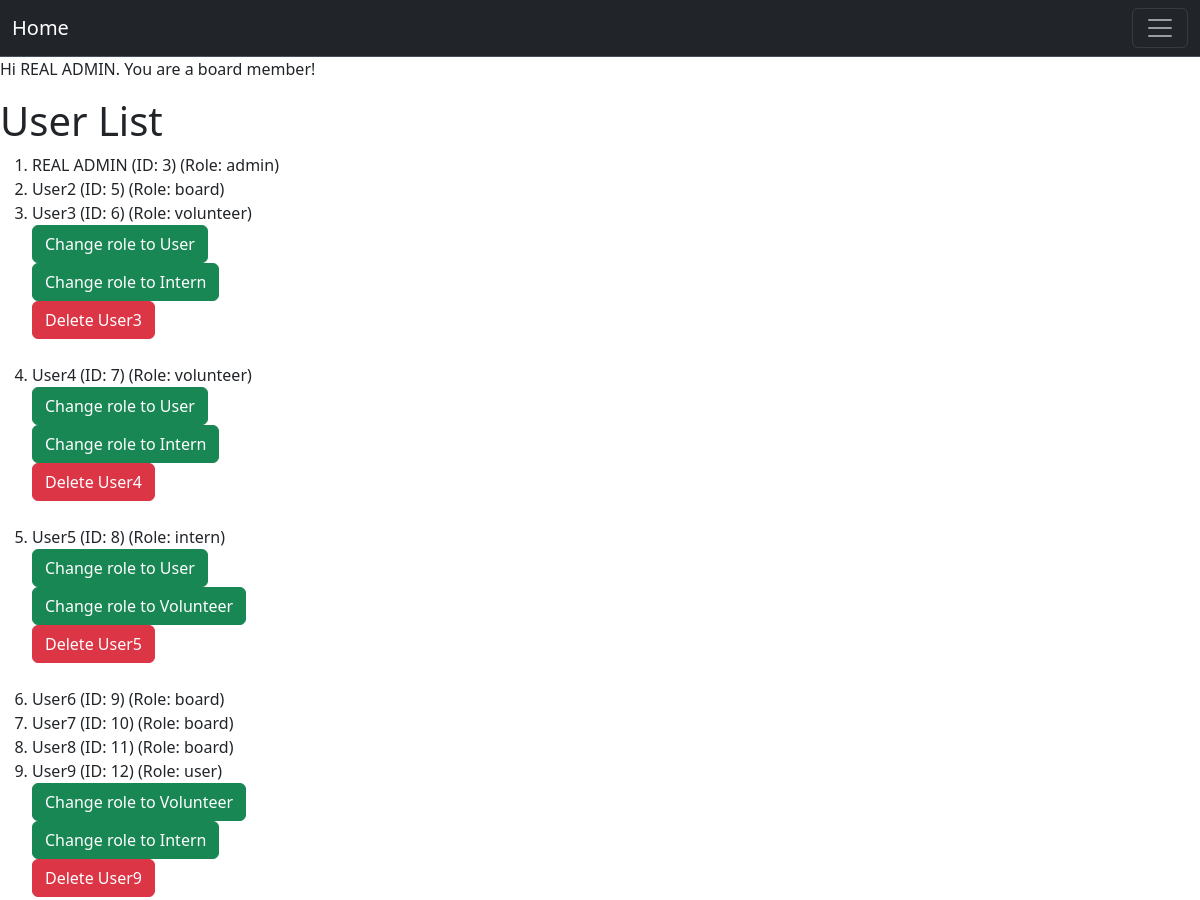
The app's page /board/dashboard (signed in, upper part), older data.
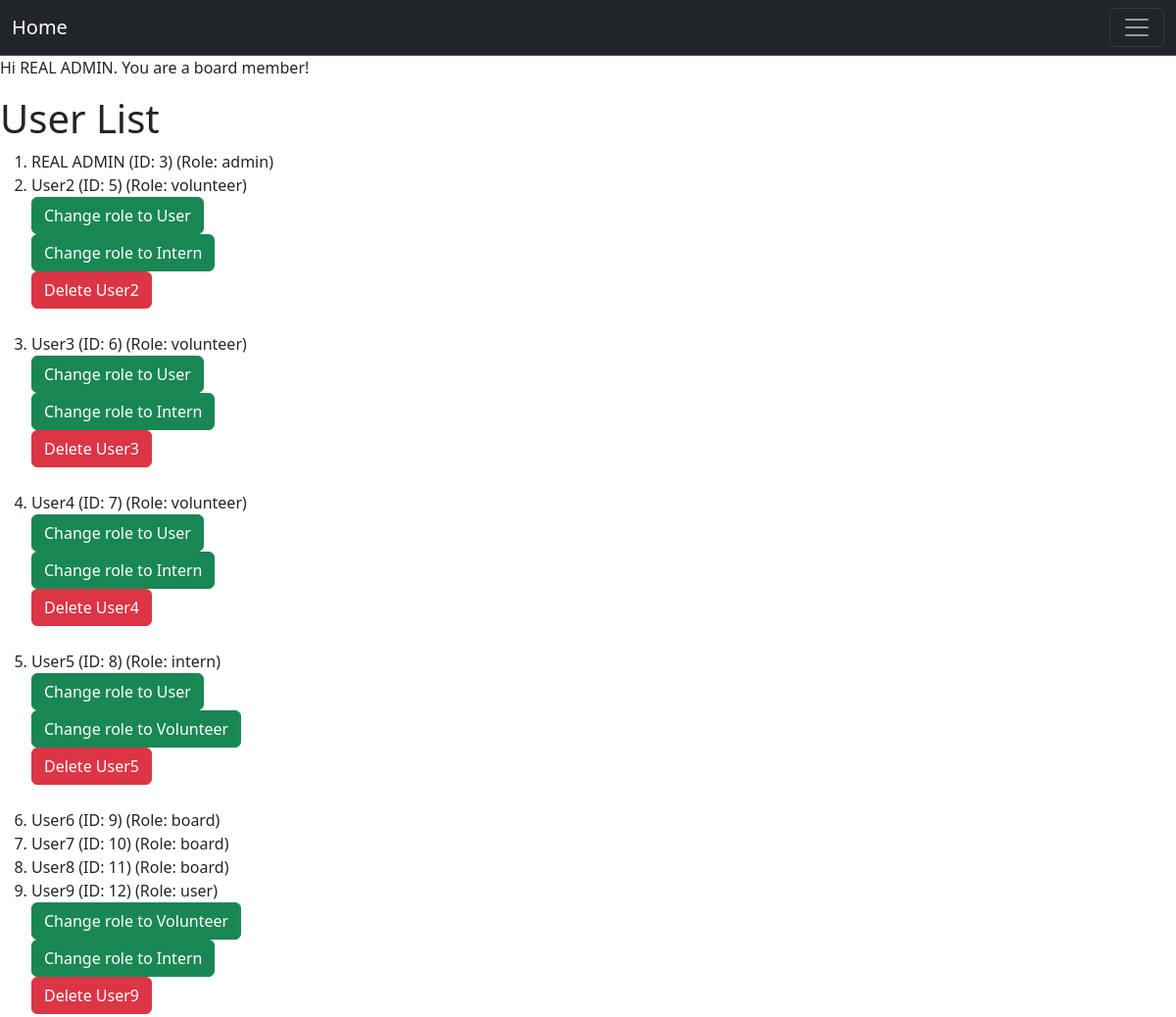
The same page, newer data.
### project/models.py (models this page shows, shortened)
class User(db.Model, UserMixin):
    __tablename__ = 'users'
    id: Mapped[int] = mapped_column(primary_key=True)
    name: Mapped[str] = mapped_column()
    email: Mapped[str] = mapped_column(unique=True)
    password_hash: Mapped[str] = mapped_column(db.String(128))
    role: Mapped[str] = mapped_column(default="user")  # "user", "volunteer", " intern", "board"
    hours: Mapped[List["Hours"]] = relationship("Hours", back_populates="user", cascade="all, delete-orphan")
    documents: Mapped[List["Document"]] = relationship("Document", back_populates="user", cascade="all, delete-orphan")

### app.py (the view)
@app.route("/board/dashboard")
@login_required
@permission_required('board')
def board_dashboard():
    user = User.query.all()  # Get all users
    return render_template("board_home.html", user = user)

### project/models.py (called while the page is built)
@login_manager.user_loader
def load_user(user_id):
    return User.query.get(user_id)

### project/templates/board_home.html (shortened to what this page needs)
{% extends "base.html" %}
{% block content %}
<div class="jumbotron">
  {% if current_user.is_authenticated %}
    <p>Hi {{ current_user.name }}. You are a board member!</p>
  {% else %}
    <p>Please login or register!</p>
  {% endif %}
</div>
<h1>User List</h1>
  {% if user %}
    <ol>
      {% for user in user %}
      <li>
        {{ user.name }}
        <span class="id">(ID: {{ user.id }})</span>
        <span class="role">(Role: {{ user.role }})</span>
        {% if user.role != "admin" and user.role != "board" %}
          {% for role_choice in ['user', 'volunteer', 'intern'] %}
              {% if (user.role != role_choice)%}
                <form action="{{ url_for('upgrade_user') }}" method="post">
                  <button type="submit" class="btn btn-success">Change role to {{ role_choice|capitalize }}</button>
                </form>
              {% endif %}
          {% endfor %}
          <form action="{{ url_for('delete_user') }}" method="post">
            <button type="submit" class="btn btn-danger">Delete {{ user.name }}</button>
          </form>
          <br>
        {% endif %}
      </li>
      {% endfor %}
  {% else %}
      <li class="empty">No users added yet.</li>
  {% endif %}
{% endblock %}

### project/templates/base.html (shortened to what this page needs)
<!DOCTYPE html>
<html>
  <head>
    <link href="https://cdn.jsdelivr.net/npm/bootstrap@5.3.8/dist/css/bootstrap.min.css" rel="stylesheet">
  </head>
  <body>
    <nav class="navbar bg-dark border-bottom border-body" data-bs-theme="dark">
      <div class="container-fluid">
      <a class="navbar-brand"
            href="{% if current_user.is_authenticated and current_user.role == 'admin' %}
              {{ url_for('admin_dashboard') }}
            {% elif current_user.is_authenticated and current_user.role == 'board' %}
              {{ url_for('board_dashboard') }}
            {% elif current_user.is_authenticated and current_user.role == 'volunteer' %}
                {{ url_for('volunteer_dashboard') }}
            {% elif current_user.is_authenticated and current_user.role == 'intern' %}
                {{ url_for('intern_dashboard') }}
            {% else %}
              {{ url_for('user_dashboard') }}
          {% endif %}">
          Home
      </a>
    <button class="navbar-toggler" type="button" data-bs-toggle="collapse" data-bs-target="#navbarText" aria-controls="navbarText" aria-expanded="false" aria-label="Toggle navigation">
      <span class="navbar-toggler-icon"></span>
    </button>
    </div>
    </nav>
    {% block content %}
    {% endblock %}
  </body>
</html>

Row changes from the older to the newer data that the page shows:
changed User "User2": role "board" → "volunteer"; name (not shown) → "User2"
Text that changed along with them:
new list line: "Change role to User"
new list line: "Change role to Intern"
